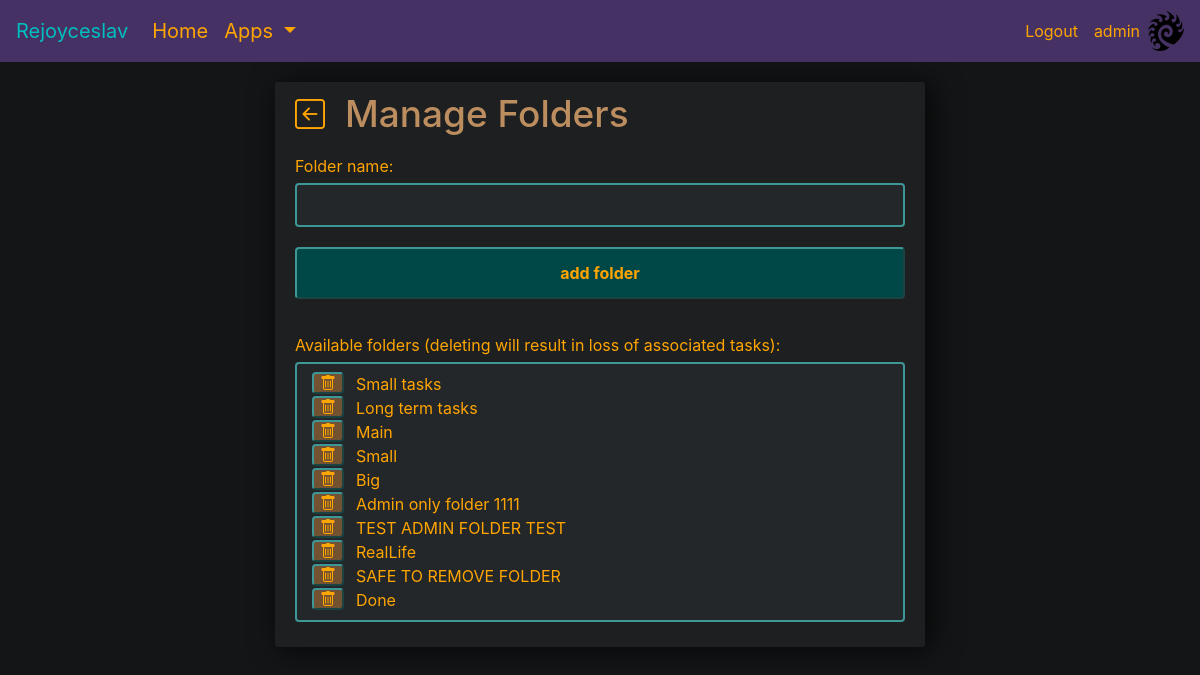
The app's page /tasks-folders (signed in) with its own data.
### tasks/models.py (models this page shows)
class Folder(models.Model):
    user = models.ForeignKey(User, on_delete=models.PROTECT, null=True, blank=False)
    name = models.CharField(max_length=50, null=True, blank=False)
    def __str__(self):
        return self.name

### tasks/views.py (the view, shortened to what this page needs)
# urls.py: path('tasks-folders', AddFolderView.as_view(), name='tasks_folders'),
class AddFolderView(LoginRequiredMixin, View):
    def get(self, request):  # get request comes here
        folders = Folder.objects.filter(user=self.request.user)
        form = AddFolderForm()
        context = {
                    'folders': folders,
                    'form': form,
                   }
        return render(request, 'tasks/task_add_folder.html', context)

### tasks/forms.py
class AddFolderForm(ModelForm):
    def __init__(self, *args, **kwargs):
        super().__init__(*args, **kwargs)
        self.fields['name'].widget.attrs.update({'class': 'input-dark', 'autofocus': 'True'})
    class Meta:
        model = Folder
        fields = ['name']

### tasks/templates/tasks/task_add_folder.html (shortened to what this page needs)
{% extends 'info_page.html' %}
{% block info_content %}
<div>
    <div style="display: flex; margin-bottom: 10px">
        <div class="tooltip-wrapper" style="display: flex">
            <a href="{% url 'tasks_list' %}"><i id="backButton" style="font-size: 30px; color: orange" class="bi-arrow-left-square"></i></a>
        </div>
        <h2 style="padding-left: 20px; font-size: 37px">Manage Folders</h2>
    </div>
     <div style="margin-top: 10px">Folder name:</div>
        <div>
            <form method="POST" id="FoldersForm">
                {{ form.name }}
            </form>
        </div>
        <div>
            <input form="FoldersForm" class="btn-info" type="submit" value="add folder">
        </div>
    <div>
        <br>
        <span>Available folders (deleting will result in loss of associated tasks):</span>
        <br>
        <div style="padding-left: 15px" class="input-dark">
            {% for folder in folders %}
                <div style="display: flex">
                    <form action="{% url 'tasks_delete_folder' folder.id %}">
                        <div class="tooltip-wrapper" style="display: flex">
                            <button class="btn-danger" id="inputDeleteButton" style="line-height: 16px;"><i class="bi-trash"></i></button>
                        </div>
                    </form>
                    <div class="separator-vertical"></div>
                    <div style="padding-left: 10px">{{ folder|linebreaksbr }}</div>
                </div>
            {% endfor %}
        </div>
    </div>
</div>
{% endblock info_content %}

### templates/base.html (shortened to what this page needs)
<!DOCTYPE html>
{% load static %}
<link rel="stylesheet" href="https://stackpath.bootstrapcdn.com/bootstrap/4.3.1/css/bootstrap.min.css"
>
<link rel="stylesheet" href="https://cdn.jsdelivr.net/npm/bootstrap-icons@1.5.0/font/bootstrap-icons.css">
<link rel="stylesheet" href="{% static 'dark_green_orange_style.css' %}">
<link href="{% static 'js/jquery-ui-1.12.1/jquery-ui.min.css' %}" rel="stylesheet">
<link href="{% static 'js/jquery-ui-1.12.1/jquery-ui.structure.min.css' %}" rel="stylesheet">
<link href="{% static 'js/jquery-ui-1.12.1/jquery-ui.theme.min.css' %}" rel="stylesheet">
<link rel="stylesheet" href="https://cdn.jsdelivr.net/npm/@mdi/font@5.9.55/css/materialdesignicons.min.css">
<html lang="en">
<head>
</head>
<body>
<nav class="navbar navbar-expand-lg navbar-dark bg-dark">
  <span class="navbar-brand">Rejoyceslav</span>
  <div class="collapse navbar-collapse" id="navbarSupportedContent">
    <ul class="navbar-nav mr-auto">
      <li class="nav-item active">
        <a class="nav-link" href="{% url 'home' %}">Home <span class="sr-only">(current)</span></a>
      </li>
      <li class="nav-item dropdown">
        <a class="nav-link dropdown-toggle" href="#" id="navbarDropdown" role="button" data-toggle="dropdown" aria-haspopup="true" aria-expanded="false">
          Apps
        </a>
      </li>
    </ul>
    <ul class="navbar-nav">
      {% if user.is_authenticated %}
      <li class="nav-item">
        <a class="nav-link" href="{% url 'logout' %}" style="font-size: 16px">Logout</a>
      </li>
      <li class="nav-item">
        <a class="nav-link" href="{% url 'profile_main' %}" style="font-size: 16px">{{ request.user }}</a>
      </li>
      {% endif %}
      <li class="nav-item">
          <img src="{% static 'img/zerg_logo.png' %}">
      </li>
    </ul>
  </div>
</nav>
<div class="container-fluid">
  {% block content %}
  {% endblock content %}
</div>
</body>
</html>

### static/dark_green_orange_style.css (style rules this page uses)
.bg-dark { background-color: #453163 !important; }
.navbar-brand { color: #00bfbf !important; }
.nav-link { color: Orange !important; font-size: 20px; }
body { background-color: #131516; }
span { color: Orange; word-break: break-word; }
h1, h2, h3, h4, h5 { color: #bb8d5f; text-align: center; word-break: break-word; }
a:link { text-decoration: none; color: #00bfbf; }
input[type=submit] { width: 100%; padding: 12px 20px; margin: 10px 0; }
.input-dark { width: 100%; padding: 8px 10px; margin: 5px 0px 10px 0px; background-color: #242729; color: orange; box-sizing: border-box; border: 2px solid #3e9797; border-radius: 4px; resize: none; }
.btn-danger { background-color: #725230; border-radius: 4px; border-color: #3e9797; border-width: 2px; font-weight: bold; color: Orange !important; }
.btn-info { background-color: #004747; border-radius: 4px; border-color: #3e9797; border-width: 2px; font-weight: bold; color: Orange !important; }
.separator-vertical { border-left: 2px solid transparent; }
.tooltip-wrapper { -webkit-transform: translateZ(0); -webkit-font-smoothing: antialiased; }

### records on screen
Folder: name "Small tasks"
Folder: name "Long term tasks"
Folder: name "Main"
Folder: name "Small"
Folder: name "Big"
Folder: name "Admin only folder 1111"
Folder: name "TEST ADMIN FOLDER TEST"
Folder: name "RealLife"
Folder: name "SAFE TO REMOVE FOLDER"
Folder: name "Done"

### other values on screen
{{ request.user }} "admin"
